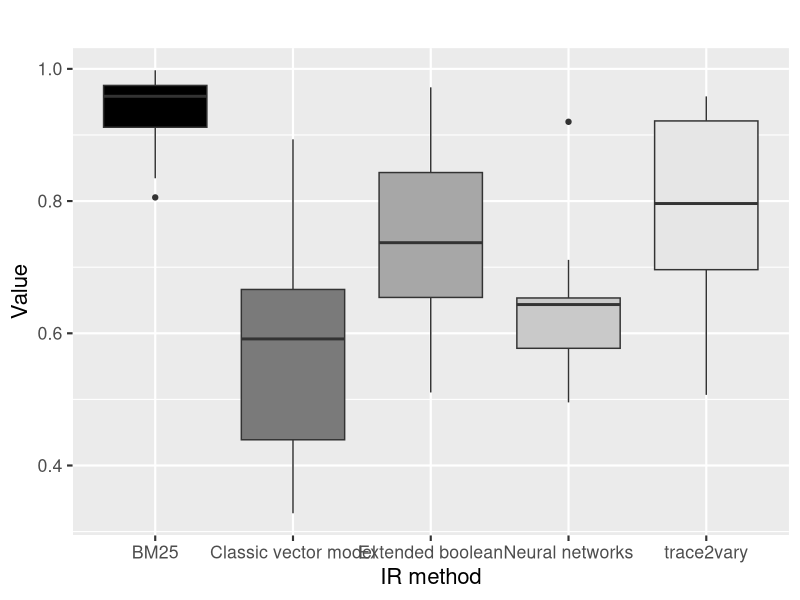

The R source for this figure:
#loading library
require("ggplot2")

# selecting the current directory
setwd("/Users/tassiovale/Dropbox/PhD Thesis/trace2vary/trace_recovery/results/")

# read csv file
data <- read.csv("results_output.csv")

chart <- ggplot(data=data, aes(x=method, y=recall, fill=method)) +
    geom_boxplot() +
scale_fill_grey(start = 0, end = .9) +
guides(fill=FALSE) +
ggtitle("") +
labs(x="", y="") +
theme_grey(base_size = 16) +
xlab("IR method") +
ylab("Value")

ggsave("results_recall_chart.eps")
